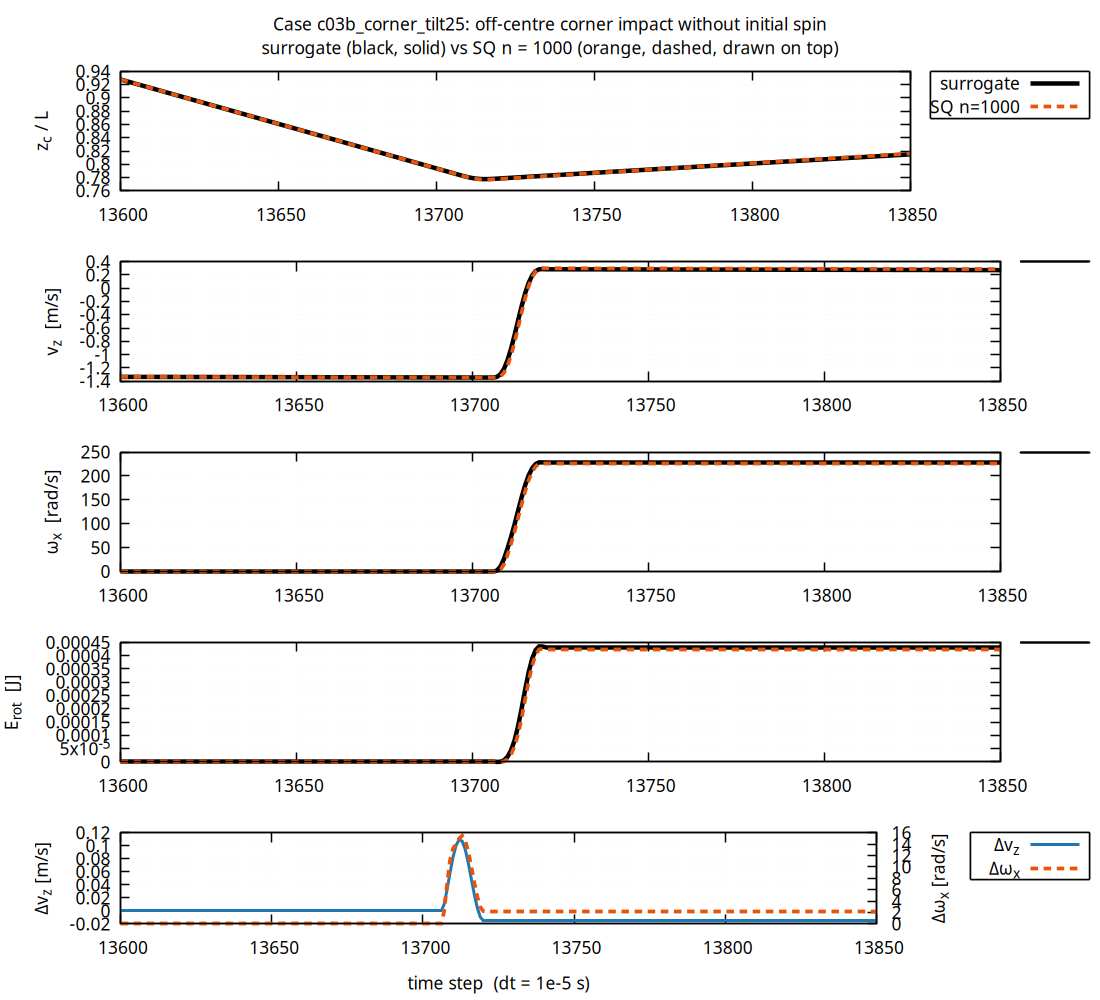

This figure's gnuplot source:
load "common.gp"
set output "fig_c03b_corner_tilt25_first_impact.png"
set terminal pngcairo size 1100,1000 enhanced font "Sans,13" linewidth 1.5
set multiplot layout 5,1 title "Case c03b_corner_tilt25: off-centre corner impact without initial spin\nsurrogate (black, solid) vs SQ n = 1000 (orange, dashed, drawn on top)" noenhanced
set xrange [13600:13850]
set key outside right
set lmargin 12
P(m) = S."ts_c03b_corner_tilt25_".m.".dat"
unset xlabel
set ylabel "z_c / L"
plot P("surrogate") u 1:($5/0.01) w l ls 1 t "surrogate", P("sq_n1000") u 1:($5/0.01) w l ls 9 t "SQ n=1000"
set ylabel "v_z  [m/s]"
plot P("surrogate") u 1:8 w l ls 1 notitle, P("sq_n1000") u 1:8 w l ls 9 notitle
set ylabel "ω_x  [rad/s]"
plot P("surrogate") u 1:9 w l ls 1 notitle, P("sq_n1000") u 1:9 w l ls 9 notitle
set ylabel "E_{rot}  [J]"
plot P("surrogate") u 1:13 w l ls 1 notitle, P("sq_n1000") u 1:13 w l ls 9 notitle
# difference panel: both files share the dense steps around the impact -> paste on step
set ylabel "Δ = surr − SQ"
set xlabel "time step  (dt = 1e-5 s)"
set y2tics; set ytics nomirror
set ylabel "Δv_z [m/s]"; set y2label "Δω_x [rad/s]"
plot "< join ".P("surrogate")." ".P("sq_n1000")." | grep -v '^#'" u 1:($8-$23) w l ls 10 t "Δv_z", \
     "" u 1:($9-$24) axes x1y2 w l ls 9 t "Δω_x"
unset multiplot
